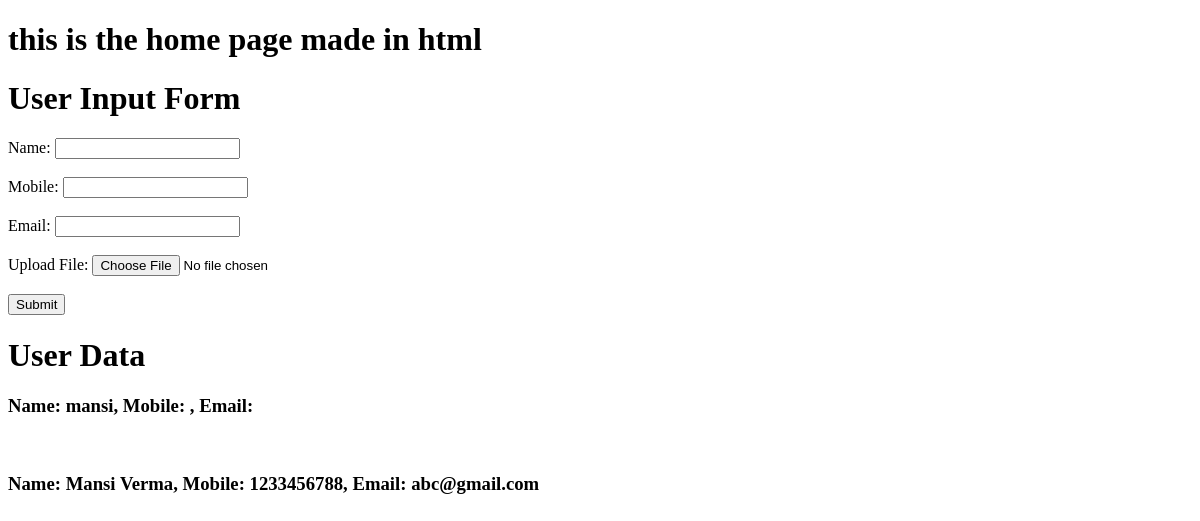
Before: / with the older database file.
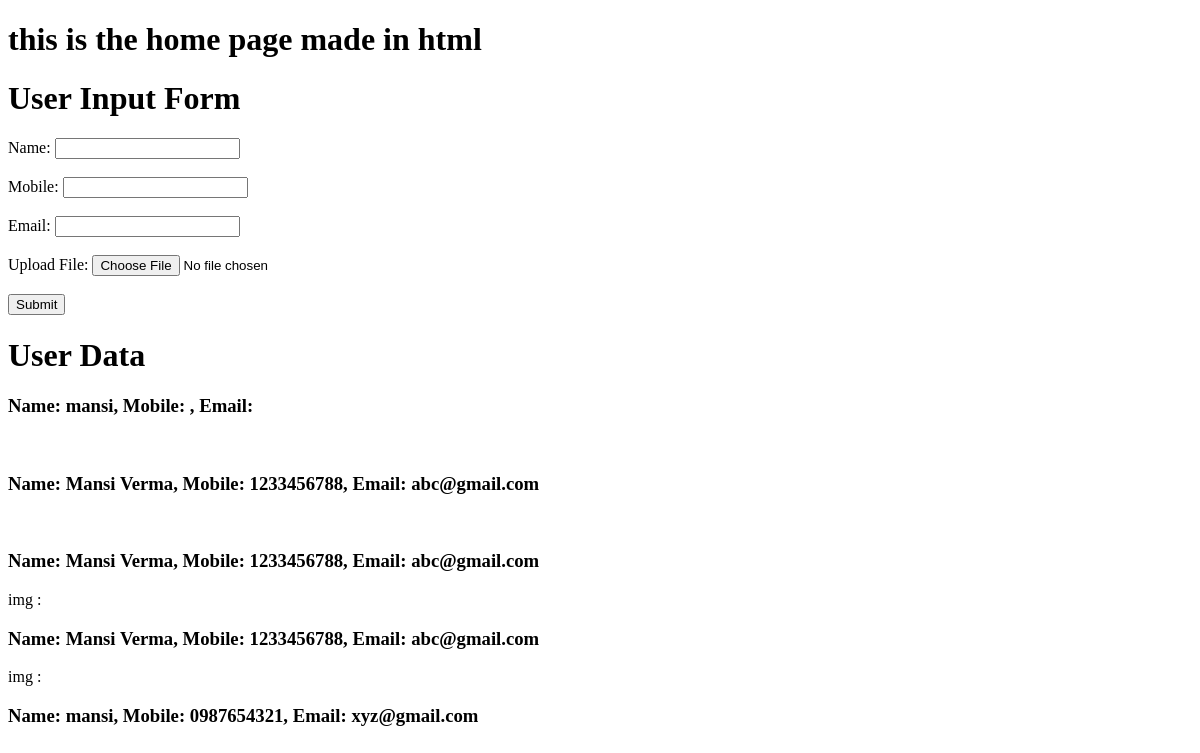
After: the same page with the newer database file.
### appdev/models.py (models this page shows)
class Tableone(models.Model):
    name=models.CharField(max_length=100)
    mobile=models.CharField(max_length=10)
    email=models.CharField(max_length=100)
    file=models.FileField(upload_to='media/', null=True, blank=True)

### appdev/views.py (the view, shortened to what this page needs)
# urls.py: path('', home, name='home'),
def home(request):
    user_data=Tableone.objects.all() #select * from tableone
    return render(request, "home.html", {"data": user_data})

### appdev/templates/home.html (shortened to what this page needs)
<!DOCTYPE html>
<html lang="en">
<head>
</head>
<body>
    <h1> this is the home page made in html </h1>
    <h1> User Input Form </h1>
    <form method="post" enctype="multipart/form-data">
        <label for="name">Name:</label>
        <input type="text" id="name" name="var_name"><br><br>
        <label for="mobile">Mobile:</label>
        <input type="text" id="mobile" name="mobile"><br><br>
        <label for="email">Email:</label>
        <input type="email" id="email" name="email"><br><br>
        <label for="file">Upload File:</label>
        <input type="file" id="file" name="file"><br><br>
        <input type="submit" value="Submit">
    </form>
    <h1> User Data </h1>
    {% for user in data %}
        <h3> Name: {{ user.name }}, Mobile: {{ user.mobile }}, Email: {{ user.email }} </h3>
        {% if user.file %}
            img :
        {% endif %}
        <br>
    {% endfor %}
</body>
</html>

Changed rows visible on the page:
added Tableone: name "Mansi Verma", mobile "1233456788", email "abc@gmail.com"
added Tableone: name "Mansi Verma", mobile "1233456788", email "abc@gmail.com"
added Tableone: name "mansi", mobile "0987654321", email "xyz@gmail.com"
